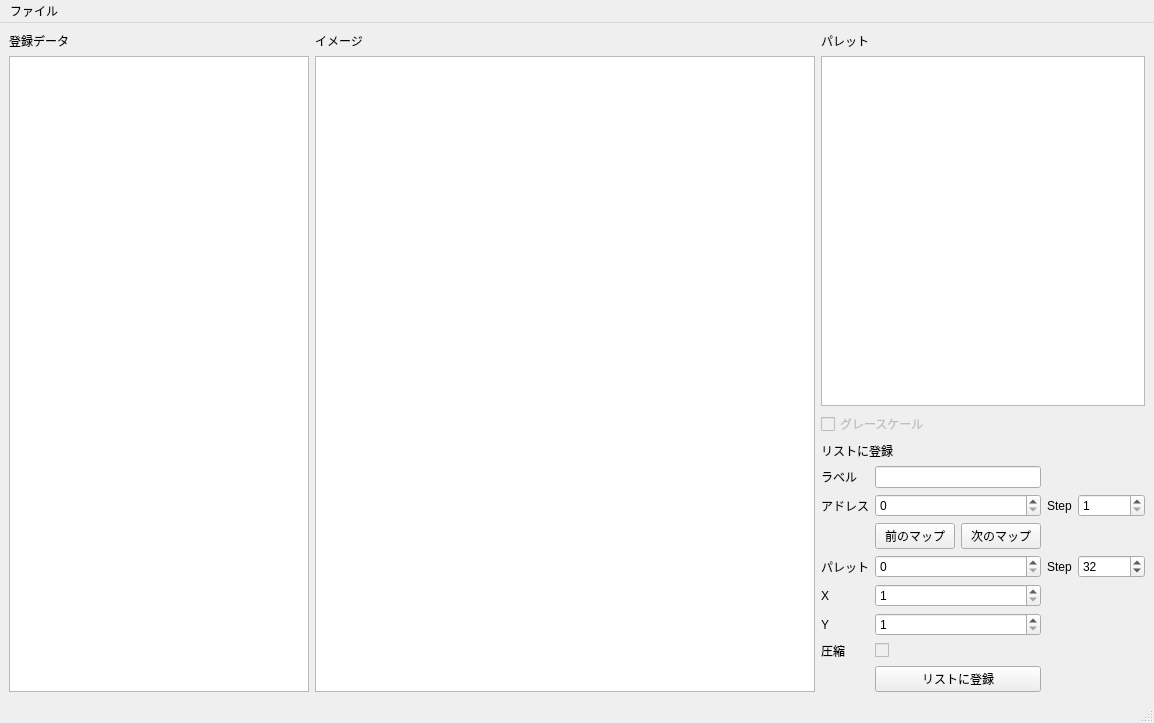
<?xml version="1.0" encoding="UTF-8"?>
<ui version="4.0">
 <class>MainWindow</class>
 <widget class="QMainWindow" name="MainWindow">
  <property name="geometry">
   <rect>
    <x>0</x>
    <y>0</y>
    <width>1133</width>
    <height>690</height>
   </rect>
  </property>
  <property name="windowTitle">
   <string>Map Modder ver 0.2 by ideal.exe</string>
  </property>
  <widget class="QWidget" name="centralwidget">
   <property name="sizePolicy">
    <sizepolicy hsizetype="Expanding" vsizetype="MinimumExpanding">
     <horstretch>0</horstretch>
     <verstretch>0</verstretch>
    </sizepolicy>
   </property>
   <layout class="QHBoxLayout" name="horizontalLayout_2">
    <item>
     <layout class="QVBoxLayout" name="listLayout">
      <item>
       <widget class="QLabel" name="dataLabel">
        <property name="minimumSize">
         <size>
          <width>200</width>
          <height>0</height>
         </size>
        </property>
        <property name="maximumSize">
         <size>
          <width>200</width>
          <height>16777215</height>
         </size>
        </property>
        <property name="text">
         <string>登録データ</string>
        </property>
       </widget>
      </item>
      <item>
       <widget class="QListWidget" name="dataList">
        <property name="minimumSize">
         <size>
          <width>300</width>
          <height>0</height>
         </size>
        </property>
        <property name="maximumSize">
         <size>
          <width>200</width>
          <height>16777215</height>
         </size>
        </property>
       </widget>
      </item>
     </layout>
    </item>
    <item>
     <layout class="QVBoxLayout" name="verticalLayout_2">
      <item>
       <widget class="QLabel" name="graphicsLabel">
        <property name="text">
         <string>イメージ</string>
        </property>
       </widget>
      </item>
      <item>
       <widget class="QGraphicsView" name="graphicsView">
        <property name="minimumSize">
         <size>
          <width>500</width>
          <height>0</height>
         </size>
        </property>
        <property name="backgroundBrush">
         <brush brushstyle="CrossPattern">
          <color alpha="255">
           <red>200</red>
           <green>220</green>
           <blue>255</blue>
          </color>
         </brush>
        </property>
       </widget>
      </item>
     </layout>
    </item>
    <item>
     <layout class="QVBoxLayout" name="verticalLayout_3">
      <item>
       <layout class="QVBoxLayout" name="palLayout">
        <item>
         <widget class="QLabel" name="palLabel">
          <property name="text">
           <string>パレット</string>
          </property>
         </widget>
        </item>
        <item>
         <widget class="QListWidget" name="palList">
          <property name="minimumSize">
           <size>
            <width>200</width>
            <height>350</height>
           </size>
          </property>
         </widget>
        </item>
        <item>
         <widget class="QCheckBox" name="checkBox_2">
          <property name="enabled">
           <bool>false</bool>
          </property>
          <property name="text">
           <string>グレースケール</string>
          </property>
         </widget>
        </item>
       </layout>
      </item>
      <item>
       <layout class="QVBoxLayout" name="verticalLayout_5">
        <item>
         <widget class="QLabel" name="label_4">
          <property name="text">
           <string>リストに登録</string>
          </property>
         </widget>
        </item>
        <item>
         <layout class="QGridLayout" name="gridLayout">
          <item row="1" column="2">
           <widget class="QLabel" name="label_9">
            <property name="text">
             <string>Step</string>
            </property>
           </widget>
          </item>
          <item row="5" column="2">
           <widget class="QLabel" name="label_3">
            <property name="text">
             <string>Step</string>
            </property>
           </widget>
          </item>
          <item row="0" column="0">
           <widget class="QLabel" name="label_5">
            <property name="text">
             <string>ラベル</string>
            </property>
           </widget>
          </item>
          <item row="0" column="1">
           <widget class="QLineEdit" name="labelEdit">
            <property name="minimumSize">
             <size>
              <width>150</width>
              <height>0</height>
             </size>
            </property>
           </widget>
          </item>
          <item row="8" column="0">
           <widget class="QLabel" name="label_8">
            <property name="text">
             <string>圧縮</string>
            </property>
           </widget>
          </item>
          <item row="5" column="1">
           <widget class="HexSpinBox" name="palAddrBox">
            <property name="maximum">
             <number>100000000</number>
            </property>
            <property name="singleStep">
             <number>32</number>
            </property>
           </widget>
          </item>
          <item row="7" column="1">
           <widget class="QSpinBox" name="yTileBox">
            <property name="minimum">
             <number>1</number>
            </property>
           </widget>
          </item>
          <item row="7" column="0">
           <widget class="QLabel" name="label_2">
            <property name="text">
             <string>Y</string>
            </property>
           </widget>
          </item>
          <item row="6" column="1">
           <widget class="QSpinBox" name="xTileBox">
            <property name="minimum">
             <number>1</number>
            </property>
           </widget>
          </item>
          <item row="8" column="1">
           <widget class="QCheckBox" name="compCheckBox">
            <property name="enabled">
             <bool>false</bool>
            </property>
            <property name="text">
             <string/>
            </property>
           </widget>
          </item>
          <item row="1" column="0">
           <widget class="QLabel" name="label_6">
            <property name="text">
             <string>アドレス</string>
            </property>
           </widget>
          </item>
          <item row="5" column="0">
           <widget class="QLabel" name="label_7">
            <property name="text">
             <string>パレット</string>
            </property>
           </widget>
          </item>
          <item row="9" column="1">
           <widget class="QPushButton" name="regButton">
            <property name="minimumSize">
             <size>
              <width>150</width>
              <height>0</height>
             </size>
            </property>
            <property name="text">
             <string>リストに登録</string>
            </property>
           </widget>
          </item>
          <item row="6" column="0">
           <widget class="QLabel" name="label">
            <property name="text">
             <string>X</string>
            </property>
           </widget>
          </item>
          <item row="5" column="3">
           <widget class="QSpinBox" name="palAddrStep">
            <property name="minimum">
             <number>1</number>
            </property>
            <property name="maximum">
             <number>100000</number>
            </property>
            <property name="value">
             <number>32</number>
            </property>
           </widget>
          </item>
          <item row="1" column="3">
           <widget class="QSpinBox" name="addrStep">
            <property name="minimum">
             <number>1</number>
            </property>
            <property name="maximum">
             <number>100000</number>
            </property>
           </widget>
          </item>
          <item row="3" column="1">
           <layout class="QHBoxLayout" name="horizontalLayout">
            <item>
             <widget class="QPushButton" name="prevButton">
              <property name="toolTip">
               <string>アドレスを現在のマップと同じサイズだけ減算し，パレットはStepの値を減算します</string>
              </property>
              <property name="statusTip">
               <string>アドレスを現在のマップと同じサイズだけ減算し，パレットはStepの値を減算します</string>
              </property>
              <property name="text">
               <string>前のマップ</string>
              </property>
             </widget>
            </item>
            <item>
             <widget class="QPushButton" name="nextButton">
              <property name="toolTip">
               <string>アドレスを現在のマップと同じサイズだけ加算し，パレットはStepの値を加算します</string>
              </property>
              <property name="statusTip">
               <string>アドレスを現在のマップと同じサイズだけ加算し，パレットはStepの値を加算します</string>
              </property>
              <property name="text">
               <string>次のマップ</string>
              </property>
             </widget>
            </item>
           </layout>
          </item>
          <item row="1" column="1">
           <widget class="HexSpinBox" name="addrBox">
            <property name="maximum">
             <number>100000000</number>
            </property>
           </widget>
          </item>
         </layout>
        </item>
       </layout>
      </item>
     </layout>
    </item>
   </layout>
  </widget>
  <widget class="QMenuBar" name="menubar">
   <property name="geometry">
    <rect>
     <x>0</x>
     <y>0</y>
     <width>1133</width>
     <height>24</height>
    </rect>
   </property>
   <widget class="QMenu" name="menu">
    <property name="title">
     <string>ファイル</string>
    </property>
   </widget>
   <addaction name="menu"/>
  </widget>
  <widget class="QStatusBar" name="statusbar"/>
 </widget>
 <customwidgets>
  <customwidget>
   <class>HexSpinBox</class>
   <extends>QSpinBox</extends>
   <header>hexspinbox.h</header>
  </customwidget>
 </customwidgets>
 <resources/>
 <connections>
  <connection>
   <sender>dataList</sender>
   <signal>itemDoubleClicked(QListWidgetItem*)</signal>
   <receiver>MainWindow</receiver>
   <slot>guiDataItemActivated()</slot>
   <hints>
    <hint type="sourcelabel">
     <x>77</x>
     <y>163</y>
    </hint>
    <hint type="destinationlabel">
     <x>345</x>
     <y>652</y>
    </hint>
   </hints>
  </connection>
  <connection>
   <sender>regButton</sender>
   <signal>pressed()</signal>
   <receiver>MainWindow</receiver>
   <slot>guiRegButtonPressed()</slot>
   <hints>
    <hint type="sourcelabel">
     <x>967</x>
     <y>654</y>
    </hint>
    <hint type="destinationlabel">
     <x>833</x>
     <y>677</y>
    </hint>
   </hints>
  </connection>
  <connection>
   <sender>palList</sender>
   <signal>itemDoubleClicked(QListWidgetItem*)</signal>
   <receiver>MainWindow</receiver>
   <slot>guiPalItemActivated()</slot>
   <hints>
    <hint type="sourcelabel">
     <x>826</x>
     <y>150</y>
    </hint>
    <hint type="destinationlabel">
     <x>802</x>
     <y>670</y>
    </hint>
   </hints>
  </connection>
  <connection>
   <sender>addrStep</sender>
   <signal>valueChanged(int)</signal>
   <receiver>MainWindow</receiver>
   <slot>guiAddrStepChanged(int)</slot>
   <hints>
    <hint type="sourcelabel">
     <x>1060</x>
     <y>497</y>
    </hint>
    <hint type="destinationlabel">
     <x>866</x>
     <y>482</y>
    </hint>
   </hints>
  </connection>
  <connection>
   <sender>palAddrStep</sender>
   <signal>valueChanged(int)</signal>
   <receiver>MainWindow</receiver>
   <slot>guiPalAddrStepChanged(int)</slot>
   <hints>
    <hint type="sourcelabel">
     <x>1060</x>
     <y>554</y>
    </hint>
    <hint type="destinationlabel">
     <x>887</x>
     <y>501</y>
    </hint>
   </hints>
  </connection>
  <connection>
   <sender>xTileBox</sender>
   <signal>valueChanged(int)</signal>
   <receiver>MainWindow</receiver>
   <slot>guiTileXChanged(int)</slot>
   <hints>
    <hint type="sourcelabel">
     <x>967</x>
     <y>580</y>
    </hint>
    <hint type="destinationlabel">
     <x>646</x>
     <y>571</y>
    </hint>
   </hints>
  </connection>
  <connection>
   <sender>yTileBox</sender>
   <signal>valueChanged(int)</signal>
   <receiver>MainWindow</receiver>
   <slot>guiTileYChanged(int)</slot>
   <hints>
    <hint type="sourcelabel">
     <x>967</x>
     <y>606</y>
    </hint>
    <hint type="destinationlabel">
     <x>705</x>
     <y>569</y>
    </hint>
   </hints>
  </connection>
  <connection>
   <sender>nextButton</sender>
   <signal>pressed()</signal>
   <receiver>MainWindow</receiver>
   <slot>guiNextMapPressed()</slot>
   <hints>
    <hint type="sourcelabel">
     <x>966</x>
     <y>527</y>
    </hint>
    <hint type="destinationlabel">
     <x>795</x>
     <y>689</y>
    </hint>
   </hints>
  </connection>
  <connection>
   <sender>prevButton</sender>
   <signal>pressed()</signal>
   <receiver>MainWindow</receiver>
   <slot>guiPrevMapPressed()</slot>
   <hints>
    <hint type="sourcelabel">
     <x>885</x>
     <y>527</y>
    </hint>
    <hint type="destinationlabel">
     <x>771</x>
     <y>689</y>
    </hint>
   </hints>
  </connection>
  <connection>
   <sender>palAddrBox</sender>
   <signal>valueChanged(QString)</signal>
   <receiver>MainWindow</receiver>
   <slot>guiPalAddrChanged()</slot>
   <hints>
    <hint type="sourcelabel">
     <x>935</x>
     <y>541</y>
    </hint>
    <hint type="destinationlabel">
     <x>1010</x>
     <y>618</y>
    </hint>
   </hints>
  </connection>
 </connections>
 <slots>
  <slot>guiDataItemActivated()</slot>
  <slot>guiRegButtonPressed()</slot>
  <slot>guiPalItemActivated()</slot>
  <slot>guiAddrEdited()</slot>
  <slot>guiAddrStepChanged(int)</slot>
  <slot>guiPalAddrStepChanged(int)</slot>
  <slot>guiTileXChanged(int)</slot>
  <slot>guiTileYChanged(int)</slot>
  <slot>guiNextMapPressed()</slot>
  <slot>guiPrevMapPressed()</slot>
  <slot>guiPalAddrChanged()</slot>
 </slots>
</ui>
